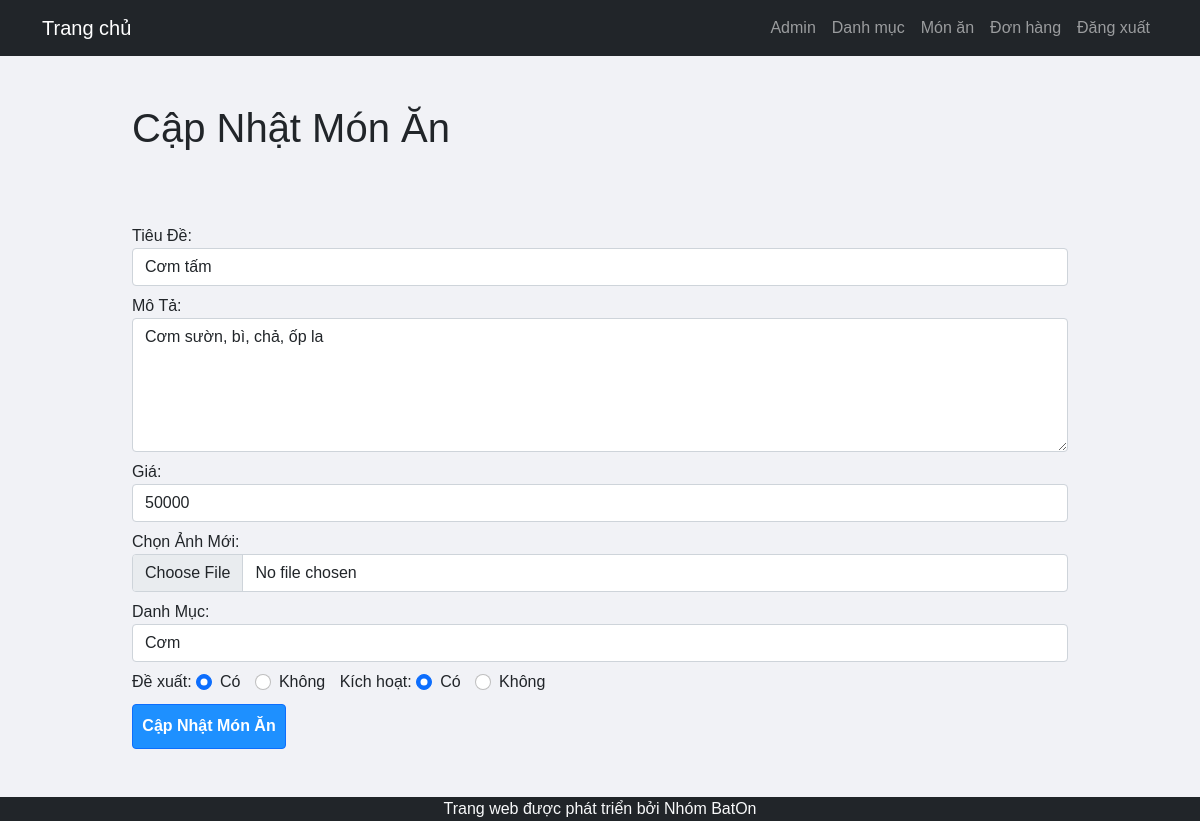
/admin/update-food.php?id=9 (signed in), run on the app's committed database.
### tables this page shows
CREATE TABLE `tbl_food` (
  `id` int(10) UNSIGNED NOT NULL,
  `title` varchar(100) NOT NULL,
  `description` text NOT NULL,
  `price` int(10) NOT NULL,
  `image_name` varchar(255) NOT NULL,
  `category_id` int(10) UNSIGNED NOT NULL,
  `featured` varchar(10) NOT NULL,
  `active` varchar(10) NOT NULL
);

### admin/update-food.php (the view, shortened to what this page needs)
<?php
include('partials/menu.php');
include('oop/Food.php');
?>
<?php
$food = new Food('', '', '', '', '', '', '');
if (isset($_GET['id'])) {
  $id = $_GET['id'];
  $foodData = $food->getFoodById($conn, $id);
  if ($foodData) {
    extract($foodData);
  } else {
    header('location:' . SITEURL . 'admin/manage-food.php');
  }
} else {
  header('location:' . SITEURL . 'admin/manage-food.php');
}
?>
<div class="main-content">
  <div class="wrapper">
    <h1>Cập Nhật Món Ăn</h1>
    <br><br>
    <form action="" method="POST" enctype="multipart/form-data" class="mt-3">
      <div class="form-group mb-2">
        <label for="title">Tiêu Đề:</label>
        <input type="text" name="title" id="title" class="form-control" value="<?php echo $title; ?>">
      </div>
      <div class="form-group mb-2">
        <label for="description">Mô Tả:</label>
        <textarea name="description" id="description" class="form-control"
          rows="5"><?php echo $description; ?></textarea>
      </div>
      <div class="form-group mb-2">
        <label for="price">Giá:</label>
        <input type="number" name="price" id="price" class="form-control" value="<?php echo $price; ?>">
      </div>
      <div class="form-group mb-2">
        <label for="image">Chọn Ảnh Mới:</label>
        <input type="file" name="image" id="image" class="form-control">
      </div>
      <div class="form-group mb-2">
        <label for="category">Danh Mục:</label>
        <select name="category" id="category" class="form-control">
        </select>
      </div>
      <?php include('forms/update-featured.php'); ?>
      <?php include('forms/update-active.php'); ?>
      <br>
      <button type="submit" name="submit" class="btn btn-primary mt-2">Cập Nhật Món Ăn</button>
    </form>
  </div>
</div>
<?php include('partials/footer.php');
 ?>

### admin/forms/update-featured.php
<tr>
  <td>Đề xuất: </td>
  <td>
    <div class="form-check form-check-inline">
      <input id="featured-yes" <?php if ($featured == "Có") { echo "checked"; } ?> type="radio" name="featured" value="Có" class="form-check-input">
      <label class="form-check-label" for="featured-yes">Có</label>
    </div>
    <div class="form-check form-check-inline">
      <input id="featured-no" <?php if ($featured == "Không") { echo "checked"; } ?> type="radio" name="featured" value="Không" class="form-check-input">
      <label class="form-check-label" for="featured-no">Không</label>
    </div>
  </td>
</tr>

### admin/forms/update-active.php
<tr>
  <td>Kích hoạt: </td>
  <td>
    <div class="form-check form-check-inline">
      <input  class="form-check-input" id="active-yes" <?php if ($active == "Có") { echo "checked"; } ?> type="radio" name="active" value="Có">
      <label class="form-check-label" for="active-yes">Có</label>
    </div>
    <div class="form-check form-check-inline">
      <input id="active-no" <?php if ($active == "Không") { echo "checked"; } ?> type="radio" name="active" value="Không" class="form-check-input" >
      <label class="form-check-label" for="active-no">Không</label>
    </div>
  </td>
</tr>

### css/admin.css (style rules this page uses)
* { margin: 0; padding: 0; font-family: Arial, Helvetica, sans-serif; }
.wrapper { padding: 1%; width: 80%; margin: 0 auto; }
.btn-primary { background-color: #1e90ff; padding: 1%; color: white; text-decoration: none; font-weight: bold; }
.main-content { background-color: #f1f2f6; padding: 3% 0; }
.form-check-label { margin-bottom: 0; }
.form-check-inline { margin-right: 10px; }

### data on the page
tbl_food: title "Cơm tấm", description "Cơm sườn, bì, chả, ốp la", price "50000", featured "☑ Có", featured "☐ Không", active "☑ Có", active "☐ Không"

### other printed values
form field category "Cơm"
